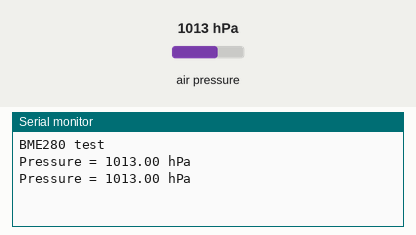
Bench run of a sketch on a simulated Arduino Uno, built with avr-gcc and run on an emulated ATmega328P. On the bench: the last lines printed to the serial monitor. The test bench sets the inputs (shaded band); at power-on: air pressure 1013 hPa.

Above: at 1.8 s.
1.9 s: air pressure set to 952 hPa
At 2.4 s:
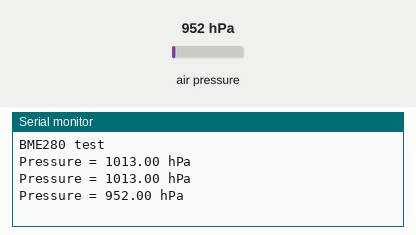
3.4 s: air pressure set to 975 hPa
At 4.8 s:
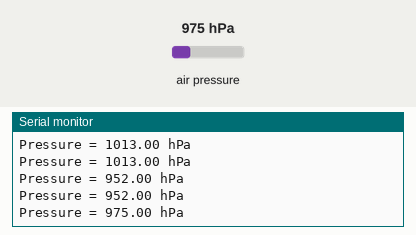
Timing chart, 0 to 6.4 s (numbered marks = the images above; inputs shaded):
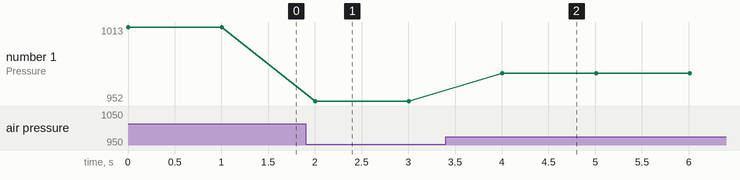

Measured:
- after the input at 1.9 s, the serial monitor: prints a new line after 0.10 s (image 1)
- after the input at 3.4 s, the serial monitor: prints a new line after 0.61 s (image 2)
- plotted number 1: 1013 → 952 after the input at 1.9 s, 952 → 975 after the input at 3.4 s

The sketch:

bme280.ino
```cpp
#include <Wire.h>
#include <Adafruit_Sensor.h>
#include <Adafruit_BME280.h>

Adafruit_BME280 bme;
void setup()
{
  Serial.begin(115200);
  Serial.println(F("BME280 test"));

  bool status;
  status = bme.begin(0x76);
  if (!status)
  {
    Serial.println("Could not find a valid BME280 sensor, check wiring!");
    while (1);
  }
  Serial.println();
}


void loop()
{
  Serial.print("Pressure = ");
  Serial.print(bme.readPressure() / 100.0F);
  Serial.println(" hPa");
  Serial.println();
  delay(1000);
}
```
